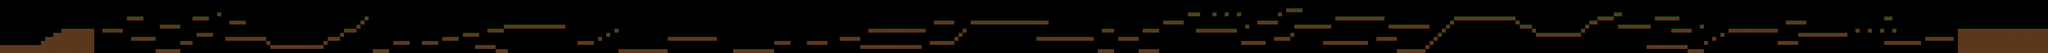

Tiled map render using the project's own tile images. Description and the map definition, with tile-layer contents summarised, below:
An orthogonal 500x13 tile map with 64x64 px tiles, 1 tile layer (Tile Layer 1) and 199 objects.

<map version="1.8" tiledversion="1.8.5" orientation="orthogonal" renderorder="right-down" width="500" height="13" tilewidth="64" tileheight="64" infinite="0" nextlayerid="8" nextobjectid="217">
 <tileset firstgid="1" source="sheet.tsx" />
 <layer id="1" name="Tile Layer 1" width="500" height="13">
  <data>[6500 cells, 735 non-empty, 2 distinct tile ids]</data>
 </layer>
 <objectgroup id="3" name="Floor">
  <object id="8" x="1600" y="448" width="320" height="64" />
  <object id="9" x="1984" y="256" width="256" height="64" />
  <object id="10" x="2048" y="576" width="384" height="64" />
  <object id="11" x="2496" y="384" width="320" height="64" />
  <object id="12" x="2432" y="768" width="384" height="64" />
  <object id="13" x="2816" y="640" width="192" height="64" />
  <object id="15" x="3072" y="512" width="256" height="64" />
  <object id="19" x="3520" y="576" width="640" height="64" />
  <object id="20" x="4160" y="640" width="64" height="64" />
  <object id="21" x="4224" y="704" width="832" height="64" />
  <object id="22" x="5056" y="640" width="64" height="64" />
  <object id="23" x="5120" y="576" width="192" height="64" />
  <object id="24" x="5312" y="512" width="64" height="64" />
  <object id="25" x="5376" y="448" width="192" height="64" />
  <object id="26" x="5568" y="384" width="64" height="64" />
  <object id="27" x="5632" y="320" width="64" height="64" />
  <object id="28" x="5696" y="256" width="64" height="64" />
  <object id="29" x="5824" y="768" width="256" height="64" />
  <object id="30" x="6144" y="640" width="256" height="64" />
  <object id="31" x="6592" y="640" width="256" height="64" />
  <object id="32" x="6912" y="576" width="256" height="64" />
  <object id="33" x="7232" y="512" width="256" height="64" />
  <object id="34" x="7424" y="704" width="320" height="64" />
  <object id="35" x="7744" y="768" width="192" height="64" />
  <object id="36" x="7616" y="448" width="256" height="64" />
  <object id="37" x="7870.67" y="384" width="961.333" height="64" />
  <object id="41" x="3008" y="256" width="256" height="64" />
  <object id="42" x="3392" y="192" width="64" height="64" />
  <object id="43" x="3584" y="320" width="256" height="64" />
  <object id="44" x="9024" y="640" width="256" height="64" />
  <object id="45" x="9344" y="576" width="64" height="64" />
  <object id="46" x="9472" y="512" width="64" height="64" />
  <object id="47" x="9600" y="448" width="64" height="64" />
  <object id="48" x="9664" y="768" width="768" height="64" />
  <object id="49" x="10432" y="576" width="768" height="64" />
  <object id="50" x="11456" y="768" width="640" height="64" />
  <object id="51" x="12096" y="640" width="256" height="64" />
  <object id="52" x="12608" y="640" width="320" height="64" />
  <object id="53" x="13120" y="576" width="320" height="64" />
  <object id="54" x="13440" y="704" width="960" height="64" />
  <object id="55" x="13568" y="448" width="896" height="64" />
  <object id="56" x="14528" y="640" width="384" height="64" />
  <object id="58" x="14912" y="576" width="64" height="64" />
  <object id="59" x="14976" y="512" width="64" height="64" />
  <object id="60" x="15040" y="448" width="64" height="64" />
  <object id="61" x="14592" y="320" width="320" height="64" />
  <object id="62" x="15168" y="320" width="1216" height="64" />
  <object id="63" x="16192" y="576" width="896" height="64" />
  <object id="64" x="17152" y="768" width="256" height="64" />
  <object id="65" x="17216" y="448" width="192" height="64" />
  <object id="66" x="17472" y="576" width="320" height="64" />
  <object id="67" x="17792" y="768" width="320" height="64" />
  <object id="68" x="17856" y="448" width="256" height="64" />
  <object id="69" x="18176" y="320" width="320" height="64" />
  <object id="70" x="18560" y="192" width="192" height="64" />
  <object id="71" x="18688" y="448" width="640" height="64" />
  <object id="72" x="18944" y="192" width="64" height="64" />
  <object id="73" x="19136" y="192" width="64" height="64" />
  <object id="74" x="19328" y="192" width="64" height="64" />
  <object id="75" x="19456" y="384" width="64" height="64" />
  <object id="76" x="19392" y="640" width="384" height="64" />
  <object id="77" x="19648" y="320" width="320" height="64" />
  <object id="78" x="19968" y="192" width="64" height="64" />
  <object id="79" x="20096" y="128" width="256" height="64" />
  <object id="80" x="19904" y="576" width="256" height="64" />
  <object id="81" x="20160" y="512" width="64" height="64" />
  <object id="82" x="20224" y="384" width="576" height="64" />
  <object id="83" x="20672" y="640" width="704" height="64" />
  <object id="84" x="20864" y="256" width="768" height="64" />
  <object id="85" x="21504" y="576" width="320" height="64" />
  <object id="86" x="21696" y="384" width="640" height="64" />
  <object id="87" x="21824" y="768" width="448" height="64" />
  <object id="88" x="22272" y="704" width="64" height="64" />
  <object id="89" x="22336" y="640" width="64" height="64" />
  <object id="91" x="22400" y="576" width="64" height="64" />
  <object id="92" x="22464" y="512" width="64" height="64" />
  <object id="93" x="22528" y="448" width="64" height="64" />
  <object id="94" x="22592" y="384" width="64" height="64" />
  <object id="95" x="22656" y="320" width="64" height="64" />
  <object id="96" x="22720" y="256" width="960" height="64" />
  <object id="97" x="23680" y="320" width="64" height="64" />
  <object id="98" x="23744" y="384" width="192" height="64" />
  <object id="99" x="23936" y="448" width="64" height="64" />
  <object id="100" x="24000" y="512" width="704" height="64" />
  <object id="101" x="24704" y="448" width="64" height="64" />
  <object id="102" x="24768" y="384" width="64" height="64" />
  <object id="103" x="24832" y="320" width="128" height="64" />
  <object id="104" x="24960" y="256" width="256" height="64" />
  <object id="105" x="25216" y="192" width="128" height="64" />
  <object id="106" x="25280" y="384" width="512" height="64" />
  <object id="107" x="25856" y="256" width="384" height="64" />
  <object id="108" x="26112" y="448" width="320" height="64" />
  <object id="109" x="25728" y="704" width="640" height="64" />
  <object id="110" x="26368" y="768" width="256" height="64" />
  <object id="111" x="26560" y="384" width="64" height="64" />
  <object id="112" x="26624" y="640" width="64" height="64" />
  <object id="113" x="26752" y="576" width="64" height="64" />
  <object id="114" x="26880" y="512" width="64" height="64" />
  <object id="115" x="27008" y="448" width="768" height="64" />
  <object id="116" x="27776" y="640" width="320" height="64" />
  <object id="117" x="27904" y="320" width="320" height="64" />
  <object id="118" x="28096" y="512" width="768" height="64" />
  <object id="119" x="28992" y="448" width="64" height="64" />
  <object id="120" x="29184" y="448" width="64" height="64" />
  <object id="121" x="29376" y="448" width="64" height="64" />
  <object id="122" x="29568" y="448" width="64" height="64" />
  <object id="123" x="29440" y="256" width="128" height="64" />
  <object id="124" x="29440" y="640" width="576" height="64" />
  <object id="125" x="30080" y="576" width="448" height="64" />
  <object id="126" x="30592" y="448" width="1408" height="384" />
  <object id="127" x="0" y="704" width="640" height="128" />
  <object id="128" x="640" y="640" width="64" height="192" />
  <object id="129" x="704" y="576" width="128" height="256" />
  <object id="130" x="832" y="512" width="128" height="320" />
  </objectgroup>
 <objectgroup id="4" name="PlaceHolder" />
 <objectgroup id="5" name="BordersForEnemies">
  <!-- 82 objects omitted --></objectgroup>
 <objectgroup id="6" name="Enemy">
  <!-- 28 objects omitted --></objectgroup>
 <objectgroup id="7" name="Finish">
  <!-- 1 objects omitted --></objectgroup>
</map>
<!-- 85 of 199 objects omitted -->